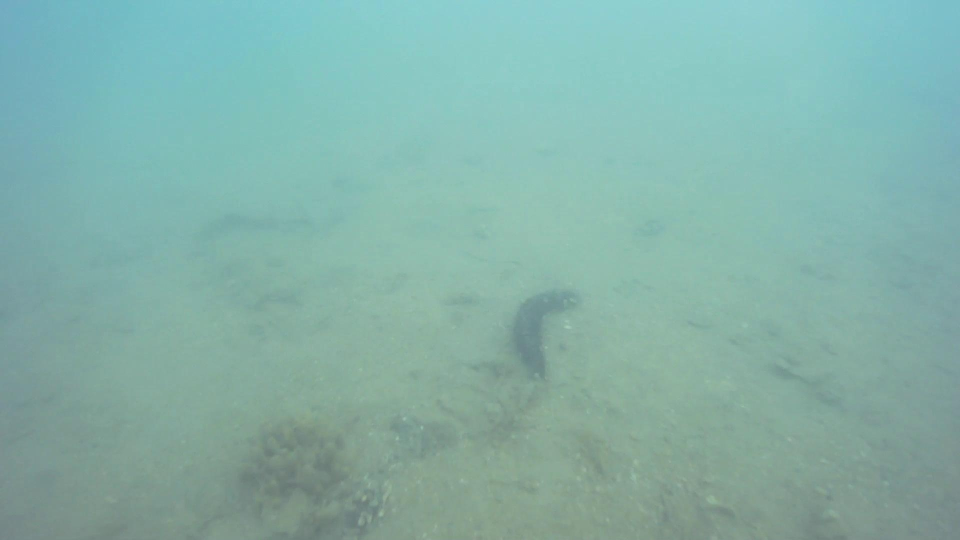
#> input picture data/sonar/images/1004.jpg, 1920 x 1080 px (shown at 1/2 size); its folder holds 3 pictures in this run
$ python inspect_dataset.py
#> lines starting #> are read from the running program, lines starting #| are printed output that depends on the picture
import os
import json
import logging
from pathlib import Path
from PIL import Image, ImageFile
import matplotlib.pyplot as plt
import numpy as np

# Prevent PIL from crashing on truncated images
ImageFile.LOAD_TRUNCATED_IMAGES = True

logging.basicConfig(level=logging.INFO, format="%(levelname)s: %(message)s")

def inspect_dataset():
    data_root = Path("data/sonar")
    images_dir = data_root / "images"
    labels_dir = data_root / "labels"
    outputs_dir = Path("outputs")
    docs_dir = Path("docs")

    outputs_dir.mkdir(exist_ok=True)
    (outputs_dir / "visualizations").mkdir(exist_ok=True)
    docs_dir.mkdir(exist_ok=True)

    if not images_dir.exists():
        images_dir.mkdir(parents=True, exist_ok=True)
        print("No dataset found. Place sonar images into data/sonar/images/ and re-run inspect_dataset.py.")
        return

    # Image analysis
    valid_exts = {".png", ".jpg", ".jpeg", ".tiff", ".tif", ".bmp", ".webp"}
    image_paths = [p for p in images_dir.rglob("*") if p.is_file() and p.suffix.lower() in valid_exts]

    total_images = len(image_paths)
    if total_images == 0:
        print("No dataset found. Place sonar images into data/sonar/images/ and re-run inspect_dataset.py.")
        return

    formats_present = set()
    widths = []
    heights = []
    channels = {"Grayscale": 0, "RGB": 0, "RGBA": 0, "Other": 0}
    corrupt_files = []
    sizes = []
    sample_images = []

    logging.info(f"Analyzing {total_images} images...")

    for img_path in image_paths:
        formats_present.add(img_path.suffix.lower())
        sizes.append(img_path.stat().st_size)
        try:
            with Image.open(img_path) as img:
#> img is the input picture: PIL image 1920x1080 RGB; mean R, G, B 132.5, 177.1, 169.1
                w, h = img.size
#> w = 1920; h = 1080
                mode = img.mode
#> mode = 'RGB'
                widths.append(w)
                heights.append(h)

                if mode in ["L", "1", "I", "F"]:
                    channels["Grayscale"] += 1
                elif mode == "RGB":
                    channels["RGB"] += 1
                elif mode == "RGBA":
                    channels["RGBA"] += 1
                else:
                    channels["Other"] += 1

                if len(sample_images) < 9:
                    # Keep thumbnail for grid
                    img.thumbnail((200, 200))
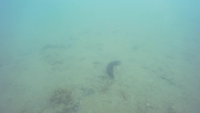
#> img: PIL image 200x113 RGB; mean R, G, B 132.5, 177.1, 169.1
                    sample_images.append(img.copy())
        except Exception as e:
            corrupt_files.append(str(img_path))
            logging.error(f"Corrupt or unreadable file: {img_path} ({e})")
#> pass 2 of the loop in inspect_dataset, `for img_path in image_paths:`:
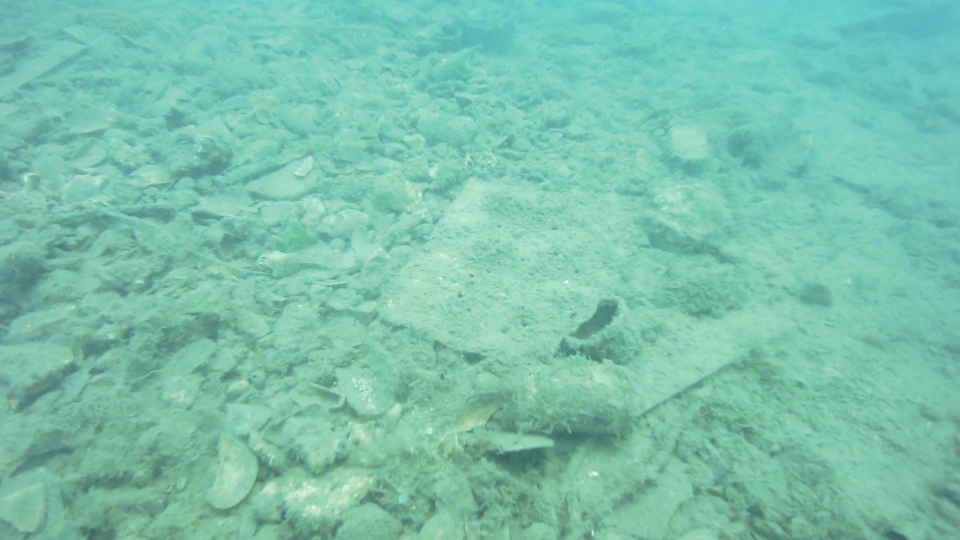
#> input picture data/sonar/images/102.jpg, 1920 x 1080 px (shown at 1/2 size)
#> in inspect_dataset, img is the input picture: PIL image 1920x1080 RGB; mean R, G, B 122.4, 193.9, 173.1
#> in inspect_dataset, `img.thumbnail((200, 200))`:
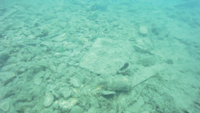
#> img: PIL image 200x113 RGB; mean R, G, B 122.5, 194, 173.1
#> pass 3 of the loop in inspect_dataset, `for img_path in image_paths:`:
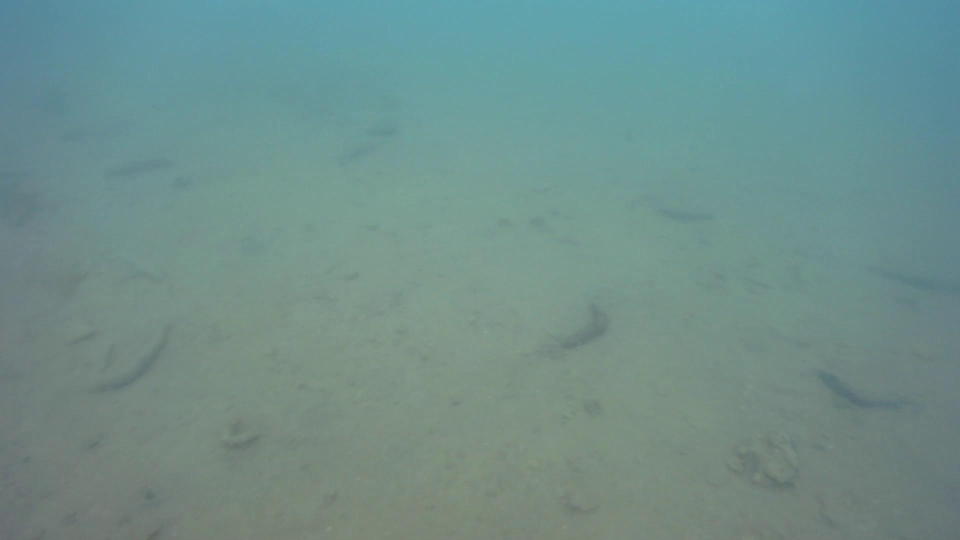
#> input picture data/sonar/images/1054.jpg, 1920 x 1080 px (shown at 1/2 size)
#> in inspect_dataset, img is the input picture: PIL image 1920x1080 RGB; mean R, G, B 111.4, 143.5, 139.6
#> in inspect_dataset, `img.thumbnail((200, 200))`:
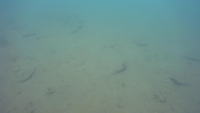
#> img: PIL image 200x113 RGB; mean R, G, B 111.5, 143.5, 139.6

    # Generate sample grid
    if sample_images:
        fig, axes = plt.subplots(3, 3, figsize=(9, 9))
        for i, ax in enumerate(axes.flat):
            if i < len(sample_images):
                ax.imshow(sample_images[i], cmap='gray' if sample_images[i].mode in ['L', '1', 'I', 'F'] else None)
            ax.axis('off')
        plt.tight_layout()
        grid_path = outputs_dir / "visualizations" / "sample_grid.png"
        fig.savefig(grid_path)
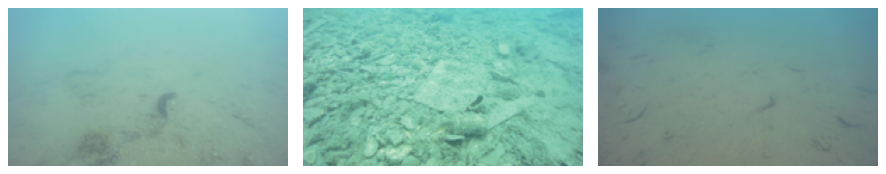
#> figure drawn by matplotlib, 3 panels
        plt.close(fig)
        logging.info(f"Saved sample grid to {grid_path}")

    # Annotations check
    annotations_found = False

    # Check YOLO
    yolo_labels = list(labels_dir.glob("*.txt")) if labels_dir.exists() else []
    if yolo_labels:
        annotations_found = True
        logging.info(f"Found {len(yolo_labels)} YOLO annotation files.")

    # Check COCO
    coco_json = data_root / "annotations.json"
    if coco_json.exists():
        annotations_found = True
        logging.info("Found COCO JSON. Running converter...")
        from src.data.converters.coco_to_yolo import convert_coco_to_yolo
        convert_coco_to_yolo(coco_json, labels_dir)

    # Check VOC
    voc_dir = data_root / "annotations"
    if voc_dir.exists() and list(voc_dir.glob("*.xml")):
        annotations_found = True
        logging.info("Found Pascal VOC XMLs. Running converter...")
        from src.data.converters.voc_to_yolo import convert_voc_to_yolo
        convert_voc_to_yolo(voc_dir, labels_dir)

    # Check CSV
    csv_files = list(data_root.glob("*.csv"))
    if csv_files:
        annotations_found = True
        logging.info("Found CSV annotations. Running converter...")
        from src.data.converters.csv_to_yolo import convert_csv_to_yolo
        convert_csv_to_yolo(csv_files[0], images_dir, labels_dir)

    if not annotations_found:
        print(f"Dataset contains {total_images} images but no supervised training annotations were detected. Supervised training is not possible. See docs/annotation_guide.md for labeling instructions.")

    # Metadata check
    metadata_dir = data_root / "metadata"
    metadata_files = list(metadata_dir.glob("*.*")) if metadata_dir.exists() else []
    metadata_found = len(metadata_files) > 0

    # Save stats
    stats = {
        "total_images": total_images,
        "formats": list(formats_present),
        "resolution_width": {"min": min(widths) if widths else 0, "max": max(widths) if widths else 0, "median": np.median(widths) if widths else 0},
        "resolution_height": {"min": min(heights) if heights else 0, "max": max(heights) if heights else 0, "median": np.median(heights) if heights else 0},
        "channels": channels,
        "corrupt_files_count": len(corrupt_files),
        "avg_file_size_bytes": np.mean(sizes) if sizes else 0,
        "annotations_found": annotations_found,
        "metadata_found": metadata_found
    }

    stats_file = outputs_dir / "dataset_stats.json"
    with open(stats_file, "w") as f:
        json.dump(stats, f, indent=4)

    # Write report
    report_lines = [
        "# Dataset Report",
        f"**Total Images:** {total_images}",
        f"**Formats Present:** {', '.join(formats_present)}",
        f"**Resolution Width:** {stats['resolution_width']['min']} - {stats['resolution_width']['max']} (Median: {stats['resolution_width']['median']})",
        f"**Resolution Height:** {stats['resolution_height']['min']} - {stats['resolution_height']['max']} (Median: {stats['resolution_height']['median']})",
        "**Channels:** " + ", ".join([f"{k}: {v}" for k, v in channels.items()]),
        f"**Corrupt Files:** {len(corrupt_files)}",
        f"**Average File Size:** {stats['avg_file_size_bytes'] / 1024:.2f} KB",
        f"**Annotations Found:** {annotations_found}",
        f"**Metadata Found:** {metadata_found}",
    ]

    with open(docs_dir / "dataset_report.md", "w") as f:
        f.write("\n".join(report_lines) + "\n")

    logging.info("Inspection complete. Saved reports.")

if __name__ == "__main__":
    inspect_dataset()
